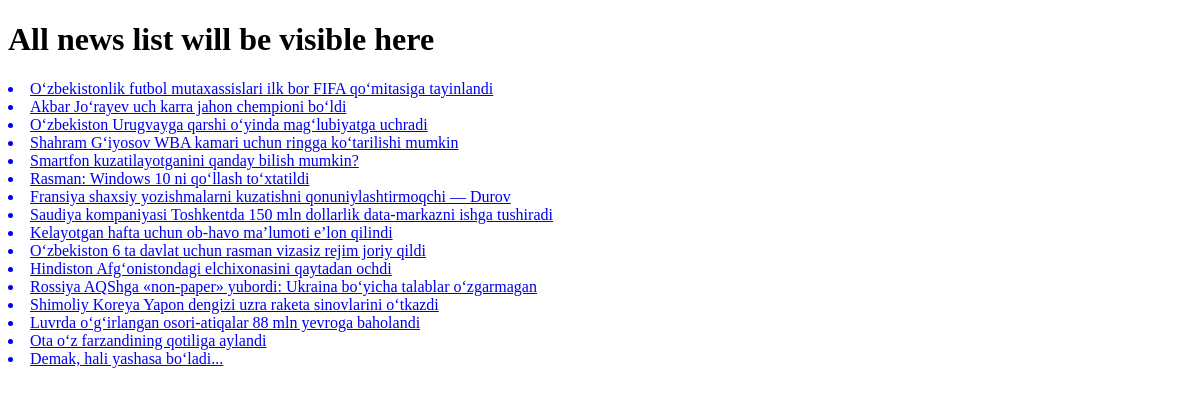
Before: /news/ with the older database file.
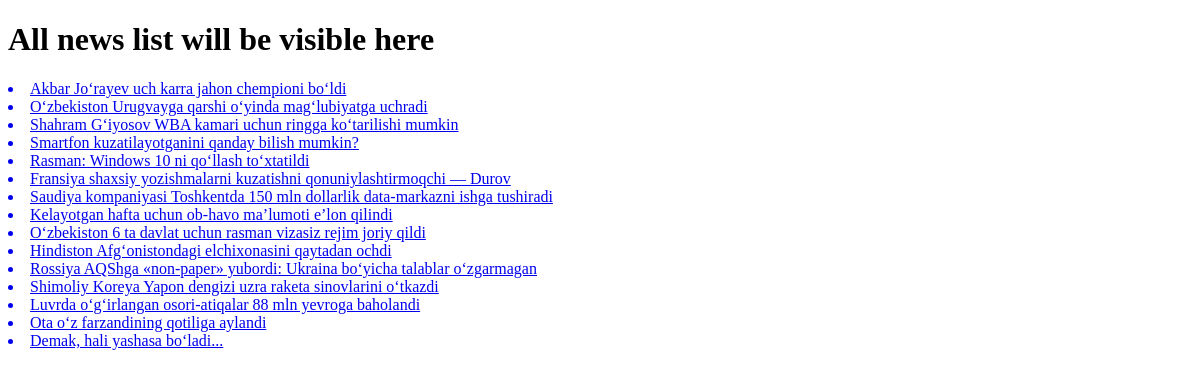
After: the same page with the newer database file.
### news_app/models.py (models this page shows, shortened)
class News(models.Model):
    class Status(models.TextChoices):
        Draft = "DF", "Draft"
        Published = "PB", "Published"
    title = models.CharField(max_length=250)
    slug = models.SlugField(max_length=250)
    body = models.TextField()
    image = models.ImageField(upload_to='news/images')
    category = models.ForeignKey(Category, on_delete=models.CASCADE)
    publish_time = models.DateTimeField(default=timezone.now)
    create_time = models.DateTimeField(auto_now_add=True)
    updated_time = models.DateTimeField(auto_now=True)
    status = models.CharField(max_length=2, choices=Status.choices, default=Status.Draft)
    objects = models.Manager()  #default manager
    published = PublishedManager()
    class Meta:
        ordering = ["-publish_time"]

### news_app/views.py (the view)
# urls.py: path('news/', news_list, name='all_news_list'),
def news_list(request):
    news_list = News.published.all()
    context = {
        "news_list": news_list
    }
    return render(request, "news/news_list.html", context)

### news_app/context_processor.py (called while the page is built)
def latest_news(request):
    latest_news = News.published.all().order_by('-publish_time')[:10]
    categories = Category.objects.all()
    context = {
        'latest_news': latest_news
    }
    return context

### news_app/models.py (called while the page is built)
    def get_queryset(self):
        return super().get_queryset().filter(status=News.Status.Published)

### templates/news/news_list.html (shortened to what this page needs)
<!DOCTYPE html>
<html lang="en">
  <head>
  </head>
  <body>
    <h1>All news list will be visible here</h1>
    {% for news in news_list %}
    <a href="{% url 'news_detail_page' news.pk %}">
      <li>{{ news.title }}</li>
    </a>
    {% endfor %}
  </body>
</html>

Changed rows visible on the page:
removed News: title "O‘zbekistonlik futbol mutaxassislari ilk bor FIFA qo‘mitasiga tayinlandi"
